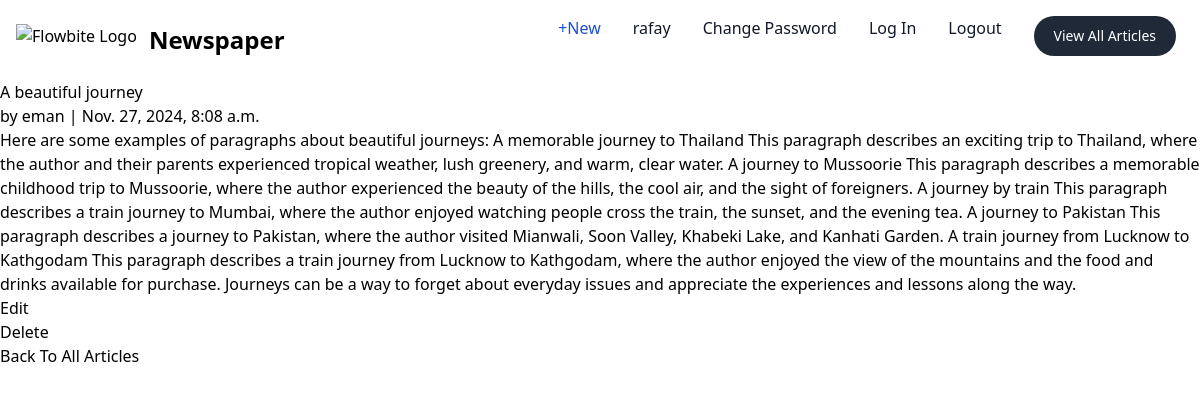
The page /1/ (signed in) on the database its author committed.
### accounts/models.py (models this page shows)
class CustomUser(AbstractUser):
    age = models.PositiveIntegerField(null=True , blank= True)

### articles/models.py (models this page shows, shortened)
class Article(models.Model):
    title = models.CharField(max_length=255)
    body = models.TextField()
    date = models.DateTimeField(auto_now_add=True)
    author = models.ForeignKey(
        settings.AUTH_USER_MODEL,
        on_delete=models.CASCADE,
    )

### articles/views.py (the view)
# urls.py: path("<int:pk>/", ArticleDetailView.as_view(),
class ArticleDetailView(DetailView):
    model = Article
    template_name = 'article_detail.html'

### templates/article_detail.html
{% extends 'base.html' %}
{% block content %}
    <div class="article-entry">
     <h2> {{ object.title }}</h2>
     <p>by {{ object.author }} | {{ object.date }}</p>
     <p>{{ object.body }}</p>
    </div>
    <div>
        <p><a href="{% url 'article_edit'  article.pk %}"></a>Edit</p>
        <p><a href="{% url 'article_delete' article.pk %}"></a>Delete</p>
    </div>
    <p>Back To <a href="{% url 'article_list' %}"></a> All Articles</p>
{% endblock content %}

### templates/base.html (shortened to what this page needs)
<!DOCTYPE html>
<html lang="en">
<head>
</head>
<body>
  <nav class="bg-white border-gray-200 dark:bg-gray-900">
    <div class="max-w-screen-xl flex flex-wrap items-center justify-between mx-auto p-4">
      <a href="{% url 'home' %}" class="flex items-center space-x-3 rtl:space-x-reverse">
        <img src="https://flowbite.com/docs/images/logo.svg" class="h-8" alt="Flowbite Logo" />
        <span class="self-center text-2xl font-semibold whitespace-nowrap dark:text-white">Newspaper</span>
      </a>
      <div class="items-center justify-between hidden w-full md:flex md:w-auto md:order-1" id="navbar-user">
        <ul
          class="flex flex-col font-medium p-4 md:p-0 mt-4 border border-gray-100 rounded-lg bg-gray-50 md:space-x-8 rtl:space-x-reverse md:flex-row md:mt-0 md:border-0 md:bg-white dark:bg-gray-800 md:dark:bg-gray-900 dark:border-gray-700">
          <li>
            {% if user.is_authenticated %}
            <a href="{% url 'article_new' %}"
              class="block py-2 px-3 text-white bg-blue-700 rounded md:bg-transparent md:text-blue-700 md:p-0 md:dark:text-blue-500"
              aria-current="page">+New</a>
          </li>
          <li>
            <a href="#"
              class="block py-2 px-3 text-gray-900 rounded hover:bg-gray-100 md:hover:bg-transparent md:hover:text-blue-700 md:p-0 dark:text-white md:dark:hover:text-blue-500 dark:hover:bg-gray-700 dark:hover:text-white md:dark:hover:bg-transparent dark:border-gray-700">
              {{ user.username }}</a>
          </li>
          <li>
            <a href="{% url 'password_change' %}"
              class="block py-2 px-3 text-gray-900 rounded hover:bg-gray-100 md:hover:bg-transparent md:hover:text-blue-700 md:p-0 dark:text-white md:dark:hover:text-blue-500 dark:hover:bg-gray-700 dark:hover:text-white md:dark:hover:bg-transparent dark:border-gray-700">Change
              Password</a>
          </li>
          <li>
            <a href="{% url 'login' %}"
              class="block py-2 px-3 text-gray-900 rounded hover:bg-gray-100 md:hover:bg-transparent md:hover:text-blue-700 md:p-0 dark:text-white md:dark:hover:text-blue-500 dark:hover:bg-gray-700 dark:hover:text-white md:dark:hover:bg-transparent dark:border-gray-700">Log
              In</a>
          </li>
          <li>
            <a href="{% url 'logout' %}"
              class="block py-2 px-3 text-gray-900 rounded hover:bg-gray-100 md:hover:bg-transparent md:hover:text-blue-700 md:p-0 dark:text-white md:dark:hover:text-blue-500 dark:hover:bg-gray-700 dark:hover:text-white md:dark:hover:bg-transparent dark:border-gray-700">Logout</a>
          </li>
          <a href="{% url 'article_list' %}"><button type="button"
              class="text-white bg-gray-800 hover:bg-gray-900 focus:outline-none focus:ring-4 focus:ring-gray-300 font-medium rounded-full text-sm px-5 py-2.5 me-2 mb-2 dark:bg-gray-800 dark:hover:bg-gray-700 dark:focus:ring-gray-700 dark:border-gray-700">View
              All Articles </button> </a>
      </div>
      {% endif %}
    </div>
  </nav>
  <main>
    {% block content %}
    {% endblock content %}
  </main>
</body>
<script src="https://cdn.tailwindcss.com"></script>
</html>

### rows shown on the page
CustomUser: username "rafay"
Article: title "A beautiful journey", author "eman", date "Nov. 27, 2024, 8:08 a.m.", body "Here are some examples of paragraphs about beautiful journeys: A memorable journey to Thailand This paragraph describes an exciting trip to Thailand, where the author and their parents experienced tropical weather, lush greenery, and warm, clear water. A journey to Mussoorie This paragraph describes a memorable childhood trip to Mussoorie, where the author experienced the beauty of the hills, the cool air, and the sight of foreigners. A journey by train This paragraph describes a train journey to Mumbai, where the author enjoyed watching people cross the train, the sunset, and the evening tea. A journey to Pakistan This paragraph describes a journey to Pakistan, where the author visited…"
